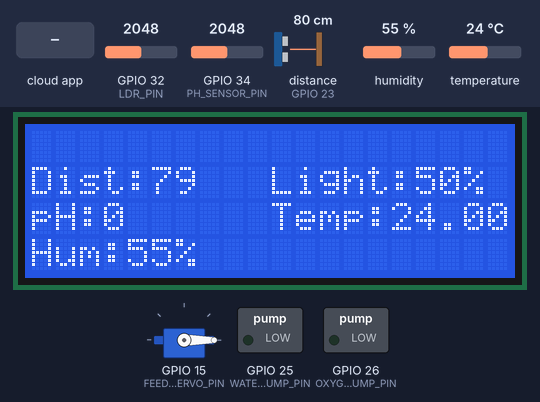
Recording of a sketch running on a simulated ESP32. Shown: 20×4 character LCD, servo, switched loads named in the sketch (green lamp = pin HIGH). Wiring (inferred from the names in the program): ultrasonic range finder: trigger GPIO 22; echo GPIO 23. The test bench sets the inputs (shaded band); at power-on: GPIO 32 (LDR_PIN) = 2048, GPIO 34 (PH_SENSOR_PIN) = 2048, distance to the obstacle (sensor on GPIO 23) 80 cm, humidity 55 %, temperature 24 °C. The echo pulse lasts 58.3 µs per cm; WiFi joins after 1.5 s; servers stay silent unless stated; the Firebase database answers and starts empty; pins used as bus, display or sensor lines are not drawn; what the sketch prints to the serial monitor is not drawn.

Above: at 2.8 s.
2.9 s: the phone or cloud app sets automatic to on
At 7.4 s:
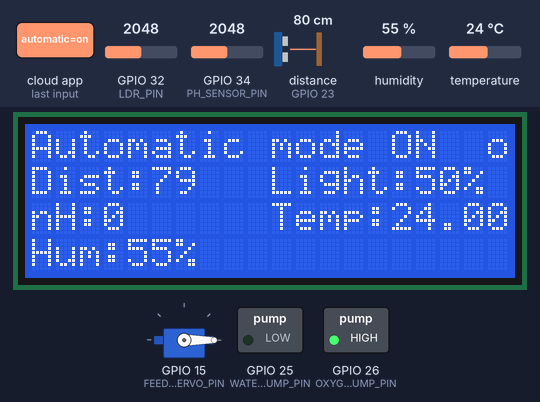
10.9 s: GPIO 32 (LDR_PIN) set to 430
At 12.5 s:
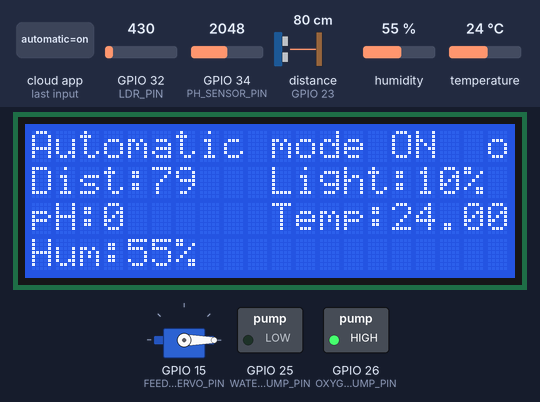
14.2 s: GPIO 32 (LDR_PIN) set to 367
At 17.3 s:
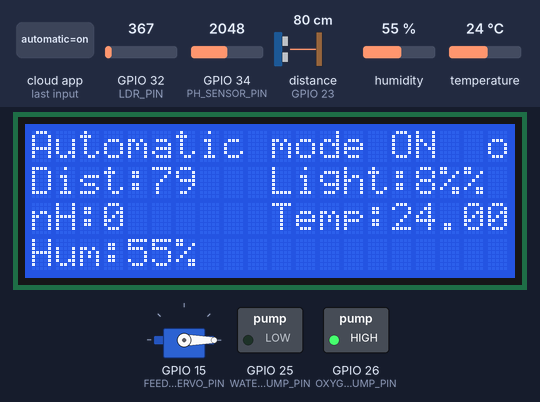
22.5 s: the phone or cloud app sets automatic to off
At 27.2 s:
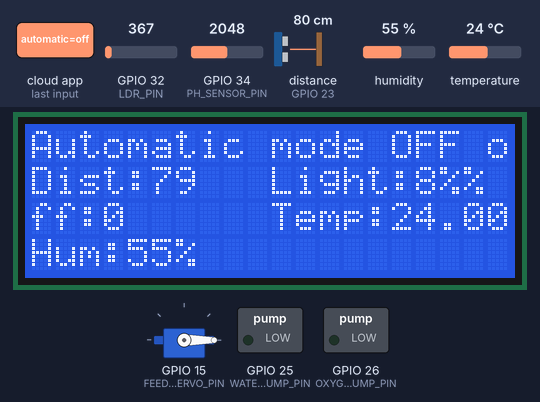
30.6 s: GPIO 32 (LDR_PIN) set to 1228
At 33.8 s:
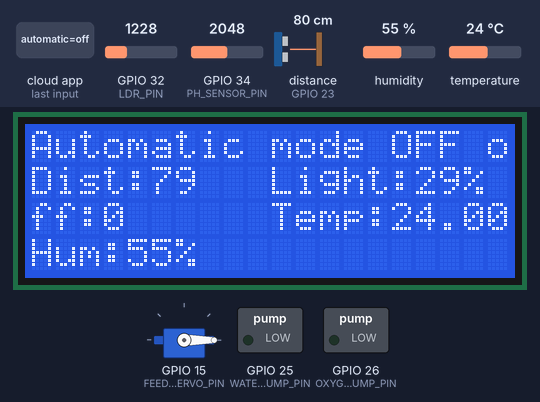
38.9 s: the phone or cloud app sets feedingSwitch to on
At 41.9 s:
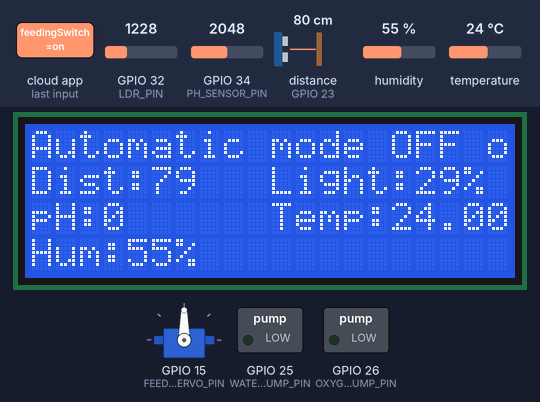
Timing chart, 0 to 43.4 s (numbered marks = the images above; inputs shaded):
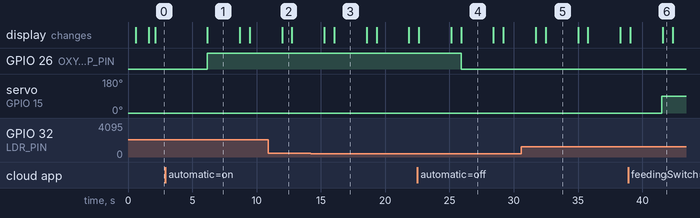

Measured:
- the behaviour switches between 410 and 409 on GPIO 32 (LDR_PIN) (found by bisection; images 2 and 3)
- after the input at 2.9 s, GPIO 26 (OXYGEN_PUMP_PIN): LOW → HIGH after 3.3 s; the display: changes after 3.3 s (image 1)
- after the input at 10.9 s, the display: changes after 1.1 s (image 2)
- after the input at 14.2 s, the display: first changes after 1.1 s (image 3 shows a later state)
- after the input at 22.5 s, GPIO 26 (OXYGEN_PUMP_PIN): HIGH → LOW after 3.4 s; the display: first differs from a run without the input after 3.4 s (image 4)
- after the input at 30.6 s, the display: first changes after 1.1 s (image 5 shows a later state)
- after the input at 38.9 s, servo on GPIO 15 (FEEDING_SERVO_PIN): 0° → 90° after 2.6 s

The sketch:

AquaFarm.ino
```cpp
#include <WiFi.h>
#include <LiquidCrystal_I2C.h>
#include <FirebaseESP32.h>
#include <DHT.h> // Include the DHT library
#include <ESP32Servo.h>  // Include the ESP32Servo library

// WiFi credentials
#define WIFI_SSID "kiranks"
#define WIFI_PASSWORD "10341069876"

// Firebase credentials
#define FIREBASE_HOST "https://aquacare-63a47-default-rtdb.asia-southeast1.firebasedatabase.app/"
#define FIREBASE_AUTH "AIzaSyDvFNeQTYpYzrhHd-o1dE3n2gViab7pqMk"

// Firebase configuration and authentication
FirebaseConfig config;
FirebaseAuth auth;

// Firebase object
FirebaseData firebaseData;

// Ultrasonic sensor pins
#define TRIG_PIN 22
#define ECHO_PIN 23

// pH sensor pin (GPIO 34)
#define PH_SENSOR_PIN 34

// LDR sensor pin (GPIO 32)
#define LDR_PIN 32

// DHT11 sensor configuration
#define DHT_PIN 5 // Pin where DHT11 is connected
#define DHT_TYPE DHT11 // Specify the DHT sensor type
DHT dht(DHT_PIN, DHT_TYPE);

// Water pump and oxygen pump pins
#define WATER_PUMP_PIN 25
#define OXYGEN_PUMP_PIN 26

// Servo motor pin (GPIO 33 for example)
#define FEEDING_SERVO_PIN 15

// Initialize 20x4 LCD display
LiquidCrystal_I2C lcd(0x27, 20, 4);

// Initialize ESP32Servo object
Servo feedingServo;

void setup() {
  Serial.begin(115200);

  // Initialize 20x4 LCD
  Wire.begin(21, 19);  // Set SDA to GPIO 21 and SCL to GPIO 19
  lcd.begin(20, 4);  // Initialize 20x4 LCD
  lcd.backlight();

  WiFi.begin(WIFI_SSID, WIFI_PASSWORD);
  Serial.print("Connecting to Wi-Fi...");
  lcd.setCursor(3, 3);
  lcd.print("Connecting to Wi-Fi.");

  while (WiFi.status() != WL_CONNECTED) {
    delay(500);
    Serial.print(".");
    lcd.setCursor(6, 1);
    lcd.print("AQUA-FARM");
  }
  Serial.println("Connected to Wi-Fi.");

  // Set up Firebase config
  config.host = FIREBASE_HOST;
  config.signer.tokens.legacy_token = FIREBASE_AUTH;

  // Initialize Firebase
  Firebase.begin(&config, &auth);
  Firebase.reconnectWiFi(true);

  // Set up ultrasonic sensor pins
  pinMode(TRIG_PIN, OUTPUT);
  pinMode(ECHO_PIN, INPUT);

  // Set up pH sensor pin (GPIO 34)
  pinMode(PH_SENSOR_PIN, INPUT);

  // Set up LDR sensor pin (GPIO 32)
  pinMode(LDR_PIN, INPUT);

  // Set up water pump and oxygen pump pins
  pinMode(WATER_PUMP_PIN, OUTPUT);
  pinMode(OXYGEN_PUMP_PIN, OUTPUT);

  // Initialize pumps to off
  digitalWrite(WATER_PUMP_PIN, LOW);
  digitalWrite(OXYGEN_PUMP_PIN, LOW);

  // Initialize DHT11 sensor
  dht.begin();

  // Initialize feeding servo
  feedingServo.attach(FEEDING_SERVO_PIN);
  feedingServo.write(0); // Set the servo to the initial position (0 degrees)

  lcd.clear();
}

void loop() {
  // Initialize variables
  String automatic = "off"; // Default value for automatic mode
  String waterPump = "off"; // Default value for manual mode
  String feedingSwitch = "off"; // Default value for feedingSwitch

  // Read the automatic mode from Firebase
  if (Firebase.getString(firebaseData, "/settings/automatic")) {
    automatic = firebaseData.stringData();
    Serial.print("Automatic mode from Firebase: ");
    Serial.println(automatic);
  } else {
    Serial.print("Failed to read '/settings/automatic', reason: ");
    Serial.println(firebaseData.errorReason());
  }

  // Read the feedingSwitch value from Firebase
  if (Firebase.getString(firebaseData, "/settings/feedingSwitch")) {
    feedingSwitch = firebaseData.stringData();
    Serial.print("Feeding Switch value from Firebase: ");
    Serial.println(feedingSwitch);
  } else {
    Serial.print("Failed to read '/settings/feedingSwitch', reason: ");
    Serial.println(firebaseData.errorReason());
  }

  // Read the waterPump setting from Firebase (for manual mode control)
  if (Firebase.getString(firebaseData, "/settings/waterPump")) {
    waterPump = firebaseData.stringData();
    Serial.print("Water pump setting from Firebase: ");
    Serial.println(waterPump);
  } else {
    Serial.print("Failed to read '/settings/waterPump', reason: ");
    Serial.println(firebaseData.errorReason());
  }

  // Control the servo based on the feedingSwitch value
  if (feedingSwitch == "on") {
    feedingServo.write(90);  // Move servo to 90 degrees when feedingSwitch is "on"
    Serial.println("Feeding switch is ON: Servo turned to 90 degrees.");
  } else {
    feedingServo.write(0);  // Keep the servo at 0 degrees when feedingSwitch is "off"
    Serial.println("Feeding switch is OFF: Servo remains at 0 degrees.");
  }

  // Read the ultrasonic sensor value (distance)
  digitalWrite(TRIG_PIN, LOW);
  delayMicroseconds(2);
  digitalWrite(TRIG_PIN, HIGH);
  delayMicroseconds(10);
  digitalWrite(TRIG_PIN, LOW);
  long duration = pulseIn(ECHO_PIN, HIGH);
  float distance = duration * 0.034 / 2;

  // Read the pH sensor value
  int phValue = (analogRead(PH_SENSOR_PIN));
  float phLevel = map(phValue, 0, 4095, 0, 14);  // Map to pH scale (0-14)

  // Read the LDR sensor value
  int ldrValue = analogRead(LDR_PIN);
  int lightIntensity = map(ldrValue, 0, 4095, 0, 100);  // Light intensity in percentage

  // Read temperature and humidity from DHT11 sensor
  float temperature = dht.readTemperature(); // Temperature in Celsius
  float humidity = dht.readHumidity(); // Humidity percentage

  // Display sensor data on the LCD
  lcd.setCursor(0, 1);
  lcd.print("Dist:");
  lcd.print(int(distance));

  lcd.setCursor(0, 2);
  lcd.print("pH:");
  lcd.print(int(phLevel-7));

  lcd.setCursor(10, 1);
  lcd.print("Light:");
  lcd.print(lightIntensity);
  lcd.print("%");

  lcd.setCursor(10, 2);
  lcd.print("Temp:");
  lcd.print(temperature);

  lcd.setCursor(0, 3);
  lcd.print("Hum:");
  lcd.print(int(humidity));
  lcd.print("%");

  // Push sensor data to Firebase
  Firebase.setFloat(firebaseData, "/Sensor/distance", distance);
  Firebase.setFloat(firebaseData, "/Sensor/phLevel", phLevel-7);
  Firebase.setFloat(firebaseData, "/Sensor/light", lightIntensity);
  Firebase.setFloat(firebaseData, "/Sensor/temperature", temperature);
  Firebase.setFloat(firebaseData, "/Sensor/humidity", humidity);

  // Perform actions based on the mode (automatic or manual)
  if (automatic == "on") {
    Serial.println("Running in Automatic Mode");
    lcd.setCursor(0, 0);
    lcd.print("Automatic mode ON  ");
    lcd.print(automatic);

    // Automatic mode logic: Control pumps based on distance and light intensity
    if (distance > 8) {
      digitalWrite(WATER_PUMP_PIN, HIGH);  // Turn on water pump
      digitalWrite(OXYGEN_PUMP_PIN, LOW);  // Turn off oxygen pump
    }
    if (lightIntensity <= 50) {
      digitalWrite(OXYGEN_PUMP_PIN, HIGH);  // Turn on oxygen pump
      digitalWrite(WATER_PUMP_PIN, LOW);  // Turn off water pump
    }
  } else if (automatic == "off") {
    Serial.println("Running in Manual Mode");
    lcd.setCursor(0, 0);
    lcd.print("Automatic mode OFF ");
    lcd.print(automatic);

    // Manual mode logic: Check if water pump setting is "on" in Firebase
    if (waterPump == "on") {
      digitalWrite(WATER_PUMP_PIN, HIGH);  // Turn on water pump in manual mode
      Serial.println("Water pump turned on in manual mode.");
    } else {
      digitalWrite(WATER_PUMP_PIN, LOW);  // Turn off water pump in manual mode
      Serial.println("Water pump turned off in manual mode.");
    }

    // Ensure oxygen pump is off in manual mode
    digitalWrite(OXYGEN_PUMP_PIN, LOW);
  }

  delay(2000);  // Adjust delay as needed
}
```
